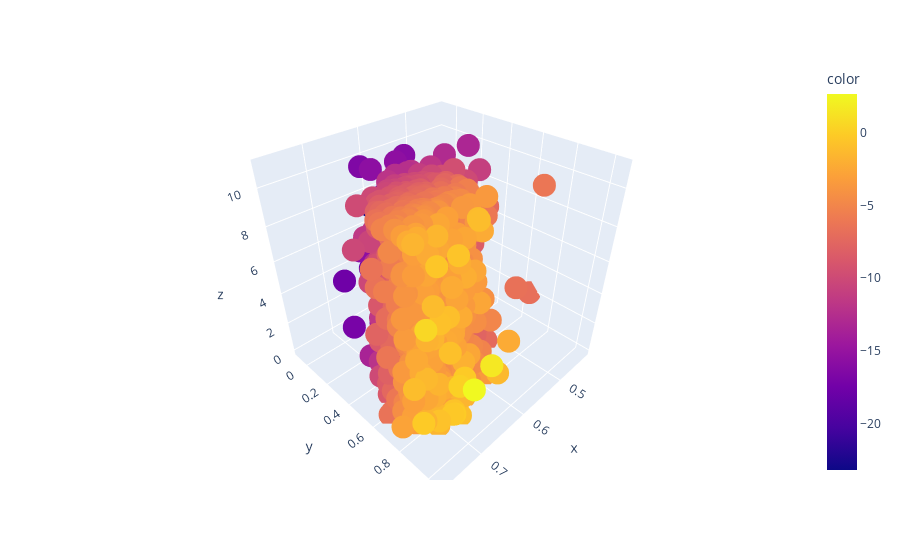

Source (notebook cell):
### Code cell
### THOUGHT: you can view this graph from a certain angle, which will represent the principle components above
a =  proj_data[:,0]
b =  proj_data[:,1]
c =  proj_data[:,2]
cc = proj_data[:,3]

fig = px.scatter_3d(x=a, y=b, z=c, color=cc)
fig.show()

### Figure 1 — Plotly figure (JSON) as saved in the notebook; plotly's stock layout.template omitted (floating-point values rounded to 4 significant figures; data arrays with more than 128 entries replaced by an {"elided": "..."} marker saying what was removed)
{"data": [{"hovertemplate": "x=%{x}<br>y=%{y}<br>z=%{z}<br>color=%{marker.color}<extra></extra>", "legendgroup": "", "marker": {"color": {"elided": "1766 float values"}, "coloraxis": "coloraxis", "symbol": "circle"}, "mode": "markers", "name": "", "scene": "scene", "showlegend": false, "type": "scatter3d", "x": {"elided": "1766 float values"}, "y": {"elided": "1766 float values"}, "z": {"elided": "1766 float values"}}], "layout": {"coloraxis": {"colorbar": {"title": {"text": "color"}}, "colorscale": [[0, "#0d0887"], [0.1111, "#46039f"], [0.2222, "#7201a8"], [0.3333, "#9c179e"], [0.4444, "#bd3786"], [0.5556, "#d8576b"], [0.6667, "#ed7953"], [0.7778, "#fb9f3a"], [0.8889, "#fdca26"], [1, "#f0f921"]]}, "legend": {"tracegroupgap": 0}, "margin": {"t": 60}, "scene": {"domain": {"x": [0, 1], "y": [0, 1]}, "xaxis": {"title": {"text": "x"}}, "yaxis": {"title": {"text": "y"}}, "zaxis": {"title": {"text": "z"}}}}}
